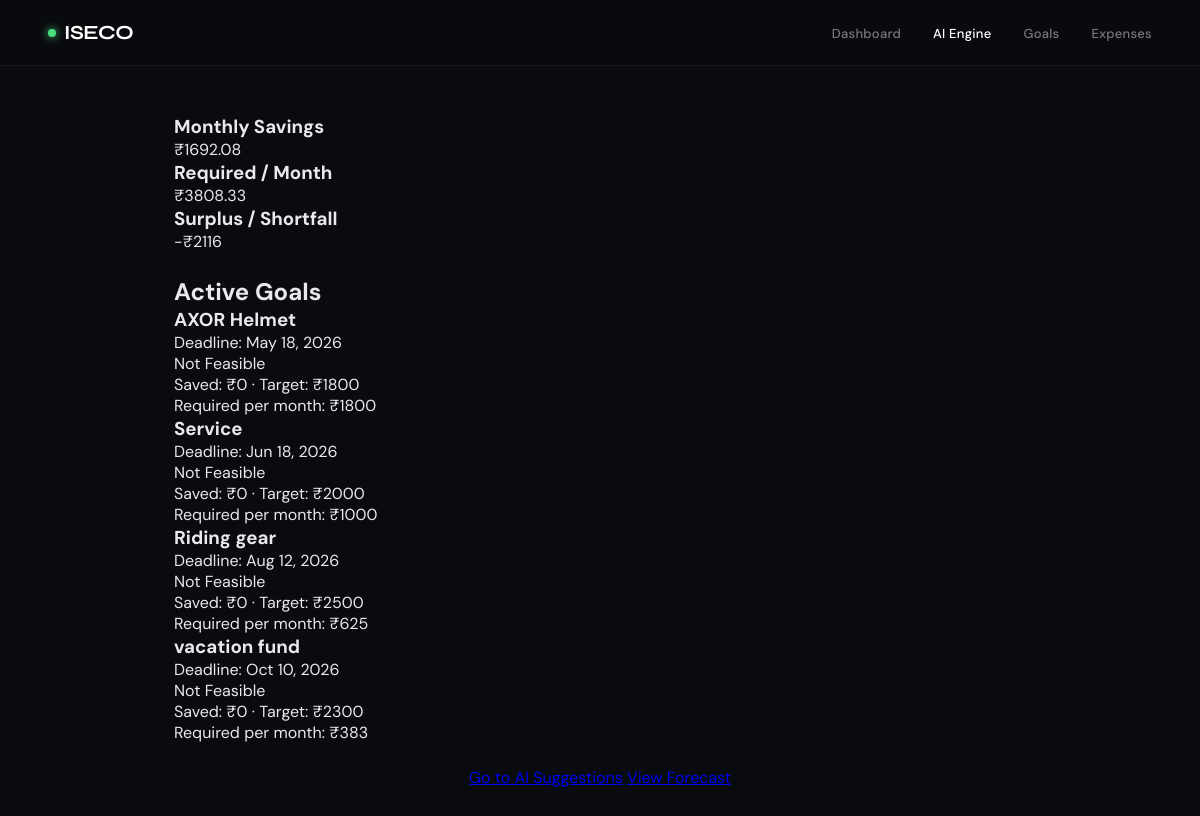
The app's page /ai/feasibility/multi/ (signed in) with its own data.
### goals/models.py (models this page shows, shortened)
class Goal(models.Model):
    STATUS_CHOICES = [
        ('active', 'Active'),
        ('completed', 'Completed'),
        ('missed', 'Missed'),
        ('paused', 'Paused'),
    ]
    name = models.CharField(max_length=100)
    user = models.ForeignKey(User, on_delete=models.CASCADE)
    target_amount = models.FloatField()
    amount_saved = models.FloatField(default=0)
    priority = models.IntegerField(default=5)  # 1-10 scale (higher = higher priority)
    deadline = models.DateField()
    duration_days = models.IntegerField(default=0)  # Estimated days to complete goal (for feasibility sorting)
    original_deadline = models.DateField(null=True, blank=True)  # Track original deadline if adjusted
    status = models.CharField(
        max_length=20,
        choices=STATUS_CHOICES,
        default="active"
    )
    created_at = models.DateTimeField(auto_now_add=True)
    updated_at = models.DateTimeField(auto_now=True)
    class Meta:
        ordering = ['-priority', 'duration_days', 'deadline']  # Sort by priority DESC, then duration ASC, then deadline

### ai_engine/views.py (the view)
# urls.py: path("feasibility/multi/", views.feasibility_multi_html, name="feasibility-multi"),
def feasibility_multi_html(request):
    user = get_user_from_request(request)
    if not user:
        return redirect('/users/login/')
    goals = Goal.objects.filter(status='active').filter(user=user)
    completed_goals = Goal.objects.filter(status='completed')
    if user:
        completed_goals = completed_goals.filter(user=user)
    completed_goals = completed_goals.order_by('-created_at')[:10]  # Limit to 10 most recent
    result = multi_goal_feasibility(goals, user=user)
    monthly_savings = result.get('monthly_savings', 0)
    goals_with_feasibility = []
    for goal in goals:
        feas = goal_feasibility(goal, user=user)
        progress = 0
        if goal.target_amount and goal.target_amount > 0:
            progress = int((goal.amount_saved / goal.target_amount) * 100)
        suggested_deadline = None
        if not feas.get('possible', False) and monthly_savings > 0:
            remaining = max(0, goal.target_amount - goal.amount_saved)
            months_needed = remaining / monthly_savings
            from datetime import timedelta
            today = datetime.now().date()
            suggested_deadline = today + timedelta(days=int(months_needed * 30))
        goals_with_feasibility.append({
            'goal': goal,
            'feasibility': feas,
            'progress': progress,
            'suggested_deadline': suggested_deadline,
        })
    context = {
        'goals': goals,
        'goals_with_feasibility': goals_with_feasibility,
        'completed_goals': completed_goals,
        'multi_goal': result,
        'feasible': result.get('feasible', False),
        'monthly_savings': result.get('monthly_savings', 0),
        'total_weighted_requirement': result.get('total_weighted_requirement', 0),
        'surplus': result.get('surplus', 0),
        'surplus_abs': abs(result.get('surplus', 0)),
        'reason': result.get('reason', ''),
        'goal_breakdown': result.get('goal_breakdown', []),
        'page_title': 'Multi-Goal Feasibility',
    }
    return render(request, 'ai/feasibility_multi.html', context)

### ai_engine/feasibility.py (called while the page is built)
def goal_feasibility(goal, user=None):
    from goals.models import Goal
    competing_goals = list(Goal.objects.filter(
        status='active',
        user=user
    ).exclude(pk=goal.pk))
    result = check_goal_feasibility(goal, competing_goals=competing_goals, user=user)
    return {
        'possible': result['is_feasible'],
        'months_left': result['months_left'],
        'required_per_month': result['required_monthly'],
        'monthly_savings': result['actual_monthly'],
        'reason': result['reason'],
        'total_required': result['cumulative_needed'],
        'shortfall': result.get('shortfall', 0)
    }

### ai_engine/forecast.py (called while the page is built, shortened)
def _inr(value: float) -> str:
    try:
        rounded = round(float(value), 2)
        neg = rounded < 0
        s = f"{abs(rounded):,.2f}"
        integer_part, decimal_part = s.split(".")
        digits = integer_part.replace(",", "")
        if len(digits) > 3:
            last3 = digits[-3:]
            rest = digits[:-3]
            groups = [rest[max(0, i - 2) : i] for i in range(len(rest), 0, -2)][::-1]
            integer_part = ",".join(filter(None, groups)) + "," + last3
        else:
            integer_part = digits
        sign = "-" if neg else ""
        return f"₹{sign}{integer_part}.{decimal_part}"
    except Exception:
        return f"₹{value}"

def _month_label(year: int, month: int) -> str:
    return f"{_MONTH_NAMES[month]} {year}"

def _next_month(year: int, month: int) -> tuple[int, int]:
    return (year + 1, 1) if month == 12 else (year, month + 1)

def _sum_qs(qs) -> float:
    return float(qs.aggregate(total=Sum("amount"))["total"] or 0.0)

def _savings_emoji(savings: float, prev: float | None = None) -> str:
    if savings < 0:
        return "❌"
    if prev is not None:
        if savings > prev + 1000:
            return "📈"
        if savings < prev - 1000:
            return "📉"
        return "✅"

def _savings_status(savings: float, prev: float | None = None) -> str:
    if savings < 0:
        return "(spent more than earned!)"
    if prev is not None:
        diff = savings - prev
        if diff > 1000:
            return f"(recovered +{_inr(diff)})"
        if diff < -1000:
            return f"(down -{_inr(abs(diff))})"
        return "(stable)"

### ai_engine/templates/ai/feasibility_multi.html (shortened to what this page needs)
{% extends "base.html" %}
{% block content %}
<div class="grid grid-3" style="gap:1.5rem; margin-bottom:1.5rem;">
    <div class="card stat-card">
        <h3>Monthly Savings</h3>
        <div class="stat-value">₹{{ monthly_savings|default:'0' }}</div>
    </div>
    <div class="card stat-card">
        <h3>Required / Month</h3>
        <div class="stat-value">₹{{ total_weighted_requirement|default:'0' }}</div>
    </div>
    <div class="card stat-card">
        <h3>Surplus / Shortfall</h3>
        <div class="stat-value" style="color: {% if surplus > 0 %}var(--success){% else %}var(--danger){% endif %};">{% if surplus > 0 %}+₹{{ surplus|floatformat:0 }}{% else %}-₹{{ surplus_abs|floatformat:0 }}{% endif %}</div>
    </div>
</div>
<div class="card" style="margin-bottom: 1.5rem;">
    <h2>Active Goals</h2>
    <div class="list-card">
        {% for item in goals_with_feasibility %}
        <article class="list-item">
            <div class="list-item-title">
                <div>
                    <h3>{{ item.goal.name }}</h3>
                    <div class="list-item-meta">Deadline: {{ item.goal.deadline|date:'M d, Y' }}</div>
                </div>
                <span class="pill {% if item.feasibility.possible %}green{% else %}red{% endif %}">{% if item.feasibility.possible %}Feasible{% else %}Not Feasible{% endif %}</span>
            </div>
            <div class="list-item-meta">Saved: ₹{{ item.goal.amount_saved|floatformat:0 }} · Target: ₹{{ item.goal.target_amount|floatformat:0 }}</div>
            <div class="list-item-meta">Required per month: ₹{{ item.feasibility.required_per_month|floatformat:0 }}</div>
        </article>
        {% empty %}
        <div class="empty-state">No active goals available.</div>
        {% endfor %}
    </div>
</div>
<div class="card" style="text-align:center;">
    <a class="action-btn action-outline" href="/goals/suggestions/">Go to AI Suggestions</a>
    <a class="action-btn action-outline" href="/ai/forecast/">View Forecast</a>
</div>
{% endblock %}

### records on screen
Goal: goal.name "AXOR Helmet", goal.deadline "May 18, 2026", goal.amount_saved "0", goal.target_amount "1800", feasibility.required_per_month "1800"
Goal: goal.name "Service", goal.deadline "Jun 18, 2026", goal.amount_saved "0", goal.target_amount "2000", feasibility.required_per_month "1000"
Goal: goal.name "Riding gear", goal.deadline "Aug 12, 2026", goal.amount_saved "0", goal.target_amount "2500", feasibility.required_per_month "625"
Goal: goal.name "vacation fund", goal.deadline "Oct 10, 2026", goal.amount_saved "0", goal.target_amount "2300", feasibility.required_per_month "383"

### other values on screen
{{ monthly_savings|default:'0' }} "1692.08"
{{ total_weighted_requirement|default:'0' }} "3808.33"
{{ surplus_abs|floatformat:0 }} "2116"
